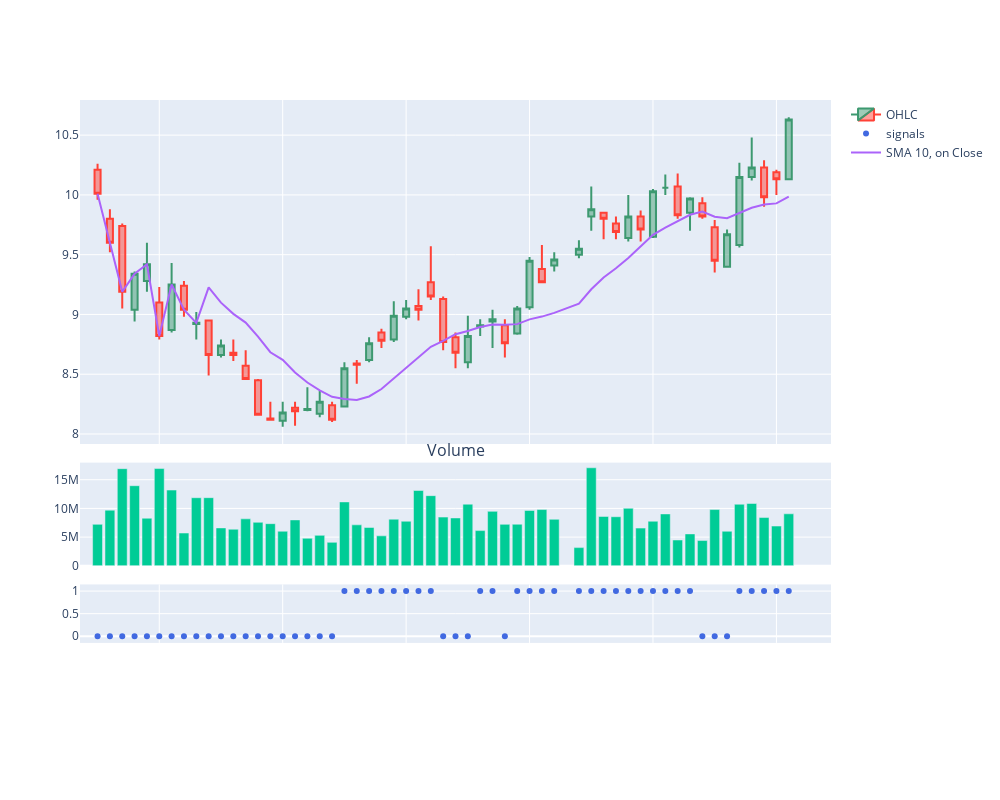
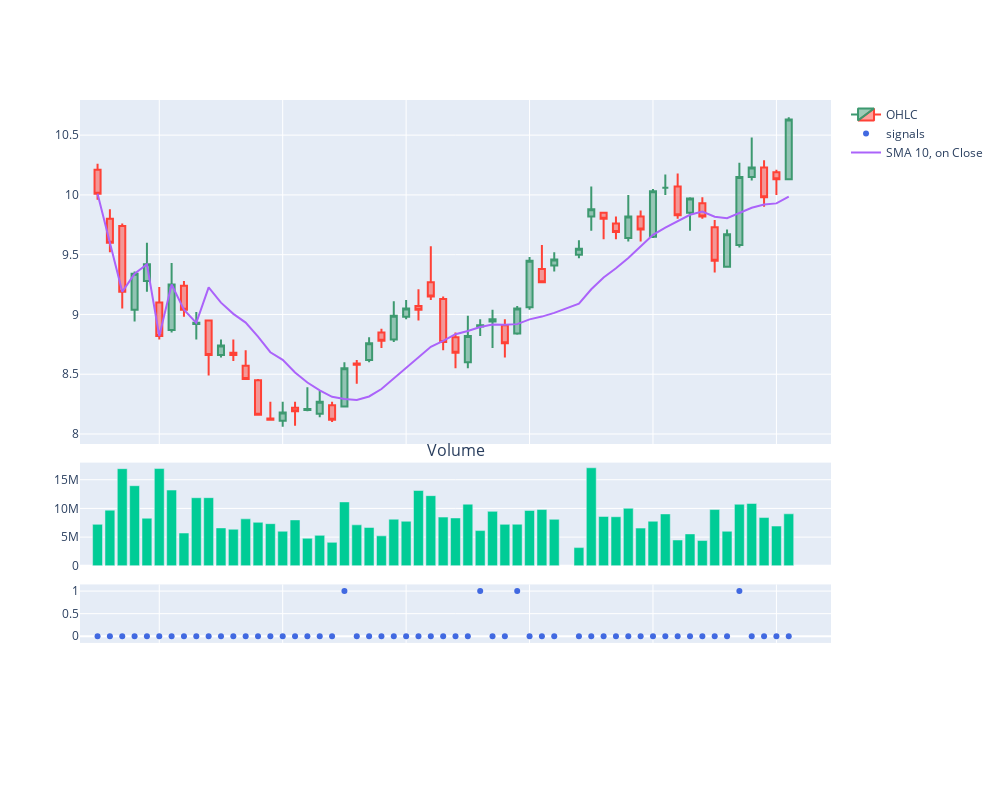

The notebook cell these images were saved under, in order:
### Markdown cell above
## SMA

### Code cell
period = 10
indicator = "SMA"
ma_crossover = Crossover(period, indicator = indicator, on = "Close", invert = False)

ma_crossover.plot_signals(data, signal_type = 'con')
ma_crossover.plot_signals(data, signal_type = 'dis')
